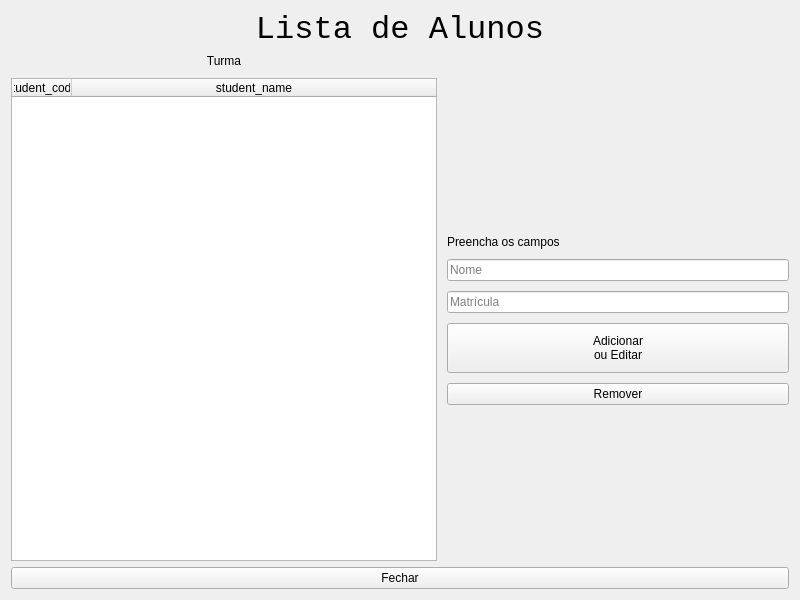
<?xml version="1.0" encoding="UTF-8"?>
<ui version="4.0">
 <class>StudentList_qW</class>
 <widget class="QWidget" name="StudentList_qW">
  <property name="geometry">
   <rect>
    <x>0</x>
    <y>0</y>
    <width>800</width>
    <height>600</height>
   </rect>
  </property>
  <property name="minimumSize">
   <size>
    <width>800</width>
    <height>600</height>
   </size>
  </property>
  <property name="windowTitle">
   <string>4Safety</string>
  </property>
  <layout class="QGridLayout" name="gridLayout">
   <item row="0" column="0">
    <layout class="QGridLayout" name="StudentList_qGL">
     <item row="6" column="0">
      <layout class="QGridLayout" name="grid_qGL">
       <property name="spacing">
        <number>10</number>
       </property>
       <item row="7" column="1">
        <widget class="QPushButton" name="remove_student_qPB">
         <property name="minimumSize">
          <size>
           <width>0</width>
           <height>20</height>
          </size>
         </property>
         <property name="text">
          <string>Remover</string>
         </property>
        </widget>
       </item>
       <item row="2" column="1">
        <spacer name="verticalSpacer_3">
         <property name="orientation">
          <enum>Qt::Vertical</enum>
         </property>
         <property name="sizeHint" stdset="0">
          <size>
           <width>20</width>
           <height>40</height>
          </size>
         </property>
        </spacer>
       </item>
       <item row="6" column="1">
        <widget class="QPushButton" name="add_student_qPB">
         <property name="minimumSize">
          <size>
           <width>0</width>
           <height>50</height>
          </size>
         </property>
         <property name="text">
          <string>Adicionar
ou Editar</string>
         </property>
        </widget>
       </item>
       <item row="8" column="1">
        <spacer name="verticalSpacer_2">
         <property name="orientation">
          <enum>Qt::Vertical</enum>
         </property>
         <property name="sizeHint" stdset="0">
          <size>
           <width>20</width>
           <height>40</height>
          </size>
         </property>
        </spacer>
       </item>
       <item row="0" column="0">
        <widget class="QLabel" name="course_name_qL">
         <property name="maximumSize">
          <size>
           <width>16777215</width>
           <height>20</height>
          </size>
         </property>
         <property name="text">
          <string>Turma</string>
         </property>
         <property name="alignment">
          <set>Qt::AlignCenter</set>
         </property>
        </widget>
       </item>
       <item row="4" column="1">
        <widget class="QLineEdit" name="student_name_qLE">
         <property name="placeholderText">
          <string>Nome</string>
         </property>
        </widget>
       </item>
       <item row="1" column="0" rowspan="9">
        <widget class="QTableWidget" name="student_qTW">
         <property name="minimumSize">
          <size>
           <width>300</width>
           <height>300</height>
          </size>
         </property>
         <property name="maximumSize">
          <size>
           <width>16777215</width>
           <height>16777215</height>
          </size>
         </property>
         <property name="sizeAdjustPolicy">
          <enum>QAbstractScrollArea::AdjustToContents</enum>
         </property>
         <property name="alternatingRowColors">
          <bool>true</bool>
         </property>
         <property name="selectionMode">
          <enum>QAbstractItemView::SingleSelection</enum>
         </property>
         <property name="selectionBehavior">
          <enum>QAbstractItemView::SelectRows</enum>
         </property>
         <property name="showGrid">
          <bool>true</bool>
         </property>
         <property name="gridStyle">
          <enum>Qt::SolidLine</enum>
         </property>
         <property name="sortingEnabled">
          <bool>true</bool>
         </property>
         <property name="wordWrap">
          <bool>false</bool>
         </property>
         <property name="cornerButtonEnabled">
          <bool>false</bool>
         </property>
         <property name="rowCount">
          <number>0</number>
         </property>
         <property name="columnCount">
          <number>2</number>
         </property>
         <attribute name="horizontalHeaderVisible">
          <bool>true</bool>
         </attribute>
         <attribute name="horizontalHeaderCascadingSectionResizes">
          <bool>false</bool>
         </attribute>
         <attribute name="horizontalHeaderMinimumSectionSize">
          <number>60</number>
         </attribute>
         <attribute name="horizontalHeaderDefaultSectionSize">
          <number>60</number>
         </attribute>
         <attribute name="horizontalHeaderShowSortIndicator" stdset="0">
          <bool>true</bool>
         </attribute>
         <attribute name="horizontalHeaderStretchLastSection">
          <bool>true</bool>
         </attribute>
         <attribute name="verticalHeaderVisible">
          <bool>true</bool>
         </attribute>
         <attribute name="verticalHeaderCascadingSectionResizes">
          <bool>false</bool>
         </attribute>
         <attribute name="verticalHeaderStretchLastSection">
          <bool>false</bool>
         </attribute>
         <column>
          <property name="text">
           <string>student_code</string>
          </property>
         </column>
         <column>
          <property name="text">
           <string>student_name</string>
          </property>
         </column>
        </widget>
       </item>
       <item row="5" column="1">
        <widget class="QLineEdit" name="student_code_qLE">
         <property name="placeholderText">
          <string>Matrícula</string>
         </property>
        </widget>
       </item>
       <item row="3" column="1">
        <widget class="QLabel" name="message_qLB">
         <property name="text">
          <string>Preencha os campos</string>
         </property>
         <property name="wordWrap">
          <bool>false</bool>
         </property>
        </widget>
       </item>
      </layout>
     </item>
     <item row="0" column="0">
      <widget class="QLabel" name="title_qL">
       <property name="maximumSize">
        <size>
         <width>16777215</width>
         <height>50</height>
        </size>
       </property>
       <property name="font">
        <font>
         <family>Consolas</family>
         <pointsize>24</pointsize>
        </font>
       </property>
       <property name="text">
        <string>Lista de Alunos</string>
       </property>
       <property name="alignment">
        <set>Qt::AlignCenter</set>
       </property>
      </widget>
     </item>
    </layout>
   </item>
   <item row="1" column="0">
    <widget class="QPushButton" name="close_qPB">
     <property name="text">
      <string>Fechar</string>
     </property>
    </widget>
   </item>
  </layout>
 </widget>
 <tabstops>
  <tabstop>close_qPB</tabstop>
 </tabstops>
 <resources/>
 <connections/>
</ui>
